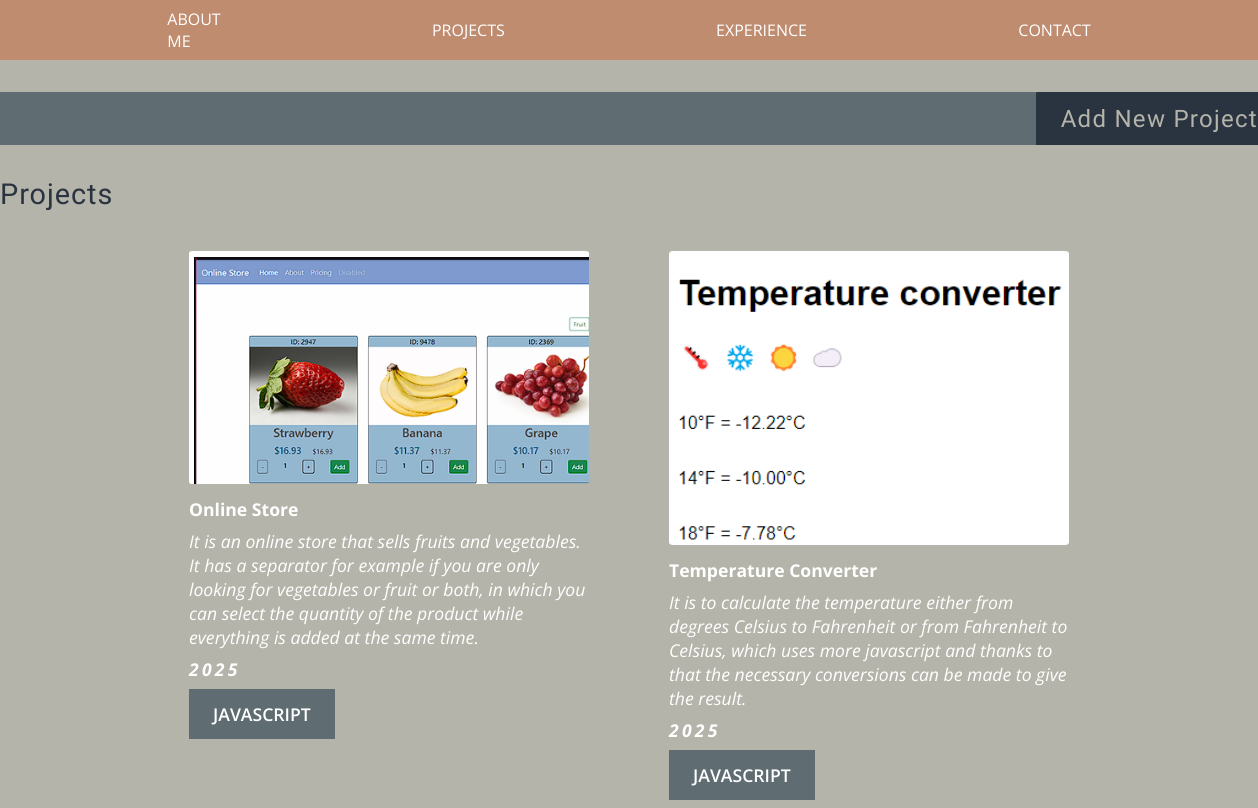
The page /content/ (signed in) on the database its author committed.
### content/models.py (models this page shows, shortened)
class Project(models.Model):
    name = models.CharField(max_length=225)
    description = models.TextField()
    year = models.IntegerField()
    image = models.ImageField(upload_to="static/img/")
    repository = models.URLField()
    skill = models.ManyToManyField(Skill)

class Skill(models.Model):
    name = models.CharField(max_length=100)

### content/views.py (the view)
# urls.py: path("", views.project_list_view, name="project_list"),
def project_list_view(request):
    my_projects = Project.objects.all()
    return render(request, 'content/project_list.html', {"projects": my_projects})

### templates/content/project_list.html
{% extends 'base.html' %}
{% load static %}
{% block content %}
{% if user.is_authenticated %}
<div class="add-project-container">
    <a class="btn" href="{% url 'project_new' %}">Add New Project</a>
</div>
{% endif %}
<h2>Projects</h2>
<div class="projects-list">
    {% for project in projects %}
        <div class="project-card">
            <a href="{{project.repository}}" target="_blank">
                <img src="{{project.image.url}}" alt="">
                <p>{{project.name}}</p>
                <p>{{project.description}}</p>
                <p>{{project.year}}</p>
                <div class="skills-container center-row">
                    {% for skill in project.skill.all %}
                        <label class="text-label" >{{skill.name}}</label>
                    {% endfor %}
                </div>
            </a>
        </div>
    {% endfor %}
</div>
{% endblock content %}

### static/css/base.css (style rules this page uses)
:root { --primary-color: #2A3340; --secondary-color: #5F6D73; --neutral-color: white; --background-color: #B4B4AA; --surface-color: #BF8C6F; --lobster-font: 'Lobster Two', 'selft'; --sans-font: 'Open Sans', serif; }
.center-row { display: flex; justify-content: center; align-items: center; }
html { background-color: var(--background-color); font:14px }
* { font-family: var(--sans-font); padding: 0px; margin: 0px; }
a { text-decoration: none; }
h2 { color: var(--primary-color); font-family: var(--lobster-font); font-weight: 400; letter-spacing: 0.06rem; font-size: 1.8rem; }
p { color: var(--neutral-color); font-size: 1.1rem; }
.text-label { color: white; background-color: var(--secondary-color); font-size: 1.1rem; text-transform: uppercase; font-weight: 600; padding: 0.8rem 1.5rem; cursor: initial; }
.btn { background-color: var(--primary-color); color: var(--background-color); padding: 1% 2%; border-radius: 1%; font-family: var(--lobster-font); font-size: 1.5rem; letter-spacing: 0.08rem; }

### static/css/section.css (style rules this page uses)
.project-card img { width: 100%; border-radius: 1%; }
.project-card { width: 25rem; display: flex; flex-wrap: wrap; padding: 0.5rem; border-radius: 1%; }
.skills-container { justify-content: flex-start; flex-wrap: wrap; gap: 0.5rem; margin-top: 0.5rem; }
a p:nth-child(2), .experience-card p:nth-child(1) { font-weight: bolder; font-size: 1.1rem; margin: 0.5rem 0px; }
a p:nth-child(3), .experience-card p:nth-child(2) { font-style: italic; }
a p:nth-child(4), .experience-card p:nth-child(4) { font-style: italic; font-weight: bolder; letter-spacing: 0.2rem; margin-top: 0.5rem; }
.projects-list { display: flex; flex-wrap: wrap; justify-content: center; width: 100%; gap: 4rem; margin-top: 2rem; }
.add-project-container { background-color: var(--secondary-color); width: 100%; display: flex; justify-content: flex-end; padding: 0px 2%; margin: 2rem 0px; }

### rows shown on the page
Project: image (picture), name "Online Store", description "It is an online store that sells fruits and vegetables. It has a separator for example if you are only looking for vegetables or fruit or both, in which you can select the quantity of the product while everything is added at the same time.", year "2025"
Skill: name "JAVASCRIPT"
Project: image (picture), name "Temperature Converter", description "It is to calculate the temperature either from degrees Celsius to Fahrenheit or from Fahrenheit to Celsius, which uses more javascript and thanks to that the necessary conversions can be made to give the result.", year "2025"
